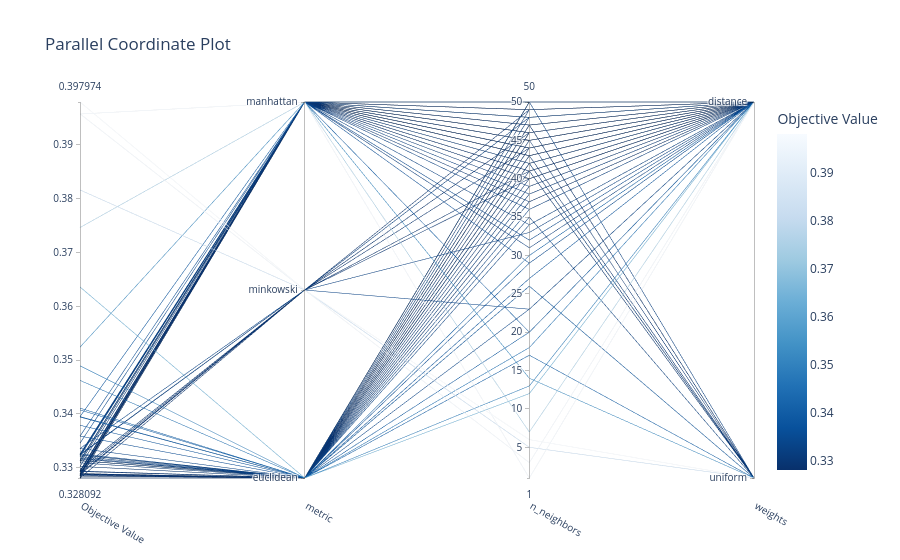

The code cell stored with this chart in its notebook:
### Code cell
optuna.visualization.plot_parallel_coordinate(study)

### Figure 1 — Plotly figure (JSON) as saved in the notebook; plotly's stock layout.template omitted (floating-point values rounded to 4 significant figures; data arrays with more than 128 entries replaced by an {"elided": "..."} marker saying what was removed)
{"data": [{"dimensions": [{"label": "Objective Value", "range": [0.3281, 0.398], "values": {"elided": "200 float values"}}, {"label": "metric", "range": [0, 2], "ticktext": ["euclidean", "minkowski", "manhattan"], "tickvals": [0, 1, 2], "values": {"elided": "200 int values"}}, {"label": "n_neighbors", "range": [1, 50], "values": {"elided": "200 int values"}}, {"label": "weights", "range": [0, 1], "ticktext": ["uniform", "distance"], "tickvals": [0, 1], "values": {"elided": "200 int values"}}], "labelangle": 30, "labelside": "bottom", "line": {"color": {"elided": "200 float values"}, "colorbar": {"title": {"text": "Objective Value"}}, "colorscale": [[0, "rgb(247,251,255)"], [0.125, "rgb(222,235,247)"], [0.25, "rgb(198,219,239)"], [0.375, "rgb(158,202,225)"], [0.5, "rgb(107,174,214)"], [0.625, "rgb(66,146,198)"], [0.75, "rgb(33,113,181)"], [0.875, "rgb(8,81,156)"], [1, "rgb(8,48,107)"]], "reversescale": true, "showscale": true}, "type": "parcoords"}], "layout": {"autosize": true, "title": {"text": "Parallel Coordinate Plot"}}}
